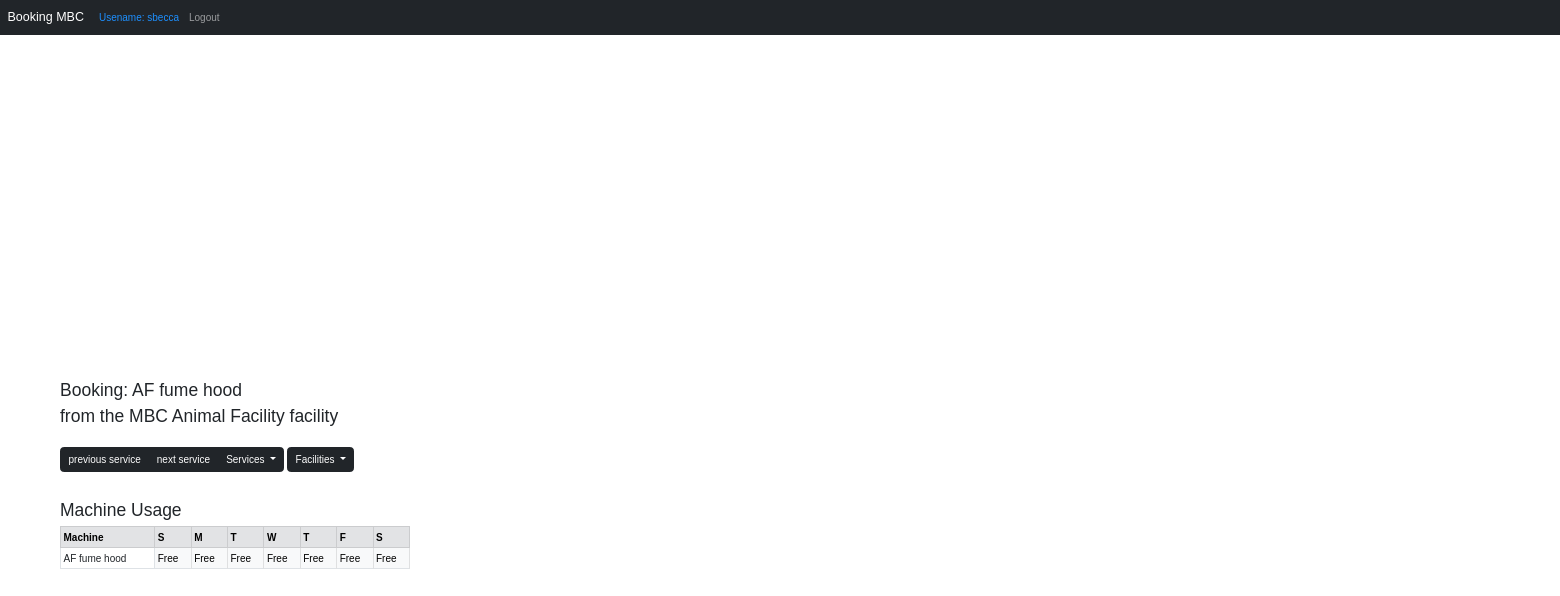
The app's page /CalendarApp/calendar_view (signed in) with its own data.
### UserApp/models.py (models this page shows, shortened)
class UserProfile(models.Model):
    user = models.OneToOneField(User, on_delete=models.CASCADE)
    group = models.ForeignKey(MBCGroup, null=True, on_delete=models.SET_NULL)
    machines4ThisUser = models.ManyToManyField(Machine, related_name='machines4ThisUser', blank=True)
    preferred_machine_name =  models.CharField(max_length=50)
    is_external = models.BooleanField(default=True, null=True, blank=True)

### CalendarApp/models.py (models this page shows, shortened)
class Machine(models.Model):
    machine_name = models.CharField(max_length=50)
    facility = models.CharField(max_length=100)
    is_open = models.BooleanField(default=True, null=True, blank=True)
    hourly_cost = models.DecimalField(max_digits=5, decimal_places=2)
    hourly_cost_assisted = models.DecimalField(max_digits=5, decimal_places=2)
    hourly_cost_external = models.DecimalField(max_digits=5, decimal_places=2)
    hourly_cost_external_assisted = models.DecimalField(max_digits=5, decimal_places=2)
    hourly_cost_buyer = models.DecimalField(default=0, max_digits=5, decimal_places=2, null=True, blank=True )

### CalendarApp/views.py (the view)
# urls.py: path('calendar_view', views.calendar_view, name='calendar_view'), #no / at the end otherwise it skips to subdirectory and JS does not find views
def calendar_view(request):
    user = request.user
    user_profile = UserProfile.objects.get(user=user)
    machine2Book_name = str(user_profile.preferred_machine_name)
    machines_allowed = user_profile.machines4ThisUser.all()
    current_facility = Machine.objects.get(machine_name=machine2Book_name).facility
    facilities4ThisUser = [m for m in set(str(machine.facility) for machine in machines_allowed)]
    otherMachinesInCurrentFacility = [str(machine.machine_name) for machine in machines_allowed if machine.facility == current_facility]
    context = prepare_bookings(user, user_profile, current_facility, facilities4ThisUser, machine2Book_name, otherMachinesInCurrentFacility)
    context['facility_usage_dict'] = calculate_percentage_of_workingday(user_profile, current_facility, timezone.now())
    return render(request, 'CalendarApp/week_view.html', context)

### CalendarApp/views.py (called while the page is built)
def get_previous_sunday_and_next_saturday(specific_date):
    idx=(specific_date.weekday()+1)%7
    sun = specific_date - timedelta(days=idx)
    sat=sun + timedelta(days=6)
    dates={'sat': sat, 'sun': sun}
    return dates

### CalendarApp/templates/CalendarApp/week_view.html (shortened to what this page needs)
{% extends 'base.html' %}
{% block content %}
{% load static %}
{% if user.is_authenticated %}
<div class="container mt-3">
  <head>
    <link rel="stylesheet" type="text/css" href="{% static 'CalendarApp/calendar_app_styles.css' %}">
  </head>
  <body>
      <div id='calendar-month'></div>
      <div id='change_machine'>
            <h3>Booking: {{ machine2BookName }} </h3>
            <h3>from the {{ facilityname }} facility</h3><br>
            <div class="btn-group" id="machines" role="group" aria-label="machines">
              <button id="previousServiceButton" type="button" class="btn btn-dark">previous service</button>
              <button id="nextServiceButton" type="button" class="btn btn-dark">next service</button>
              <button class="btn btn-dark dropdown-toggle" id="servicesdropdown" type="button" data-bs-toggle="dropdown" aria-expanded="false">
                Services
              </button>
            </div>
            <div class="btn-group" id='drpdown-facilities' rele="group" aria-label="facilities">
                  <button class="btn btn-dark dropdown-toggle" id="facilitiesdropdown" type="button" data-bs-toggle="dropdown" aria-expanded="false">
                    Facilities
                  </button>
            </div>
      </div>
      <div id='machine_usage'>
          <h3>Machine Usage </h3>
          <table class="table table-bordered table-sm" id="machinesTable">
              <thead>
                  <tr class="table-secondary">
                      <th>Machine</th><th>S</th><th>M</th><th>T</th><th>W</th><th>T</th><th>F</th><th>S</th>
                  </tr>
              </thead>
              <tbody>
                  {% for machine_name, daily_usage_in_a_week in facility_usage_dict.items %}
                      <tr>
                          <td>{{ machine_name }}</td>
                          {% for usage in daily_usage_in_a_week %}
                              {% if usage == 0 %}
                                  <td class="table-light">Free</td>
                              {% else %}
                                  <td class="{% if usage < 30 %}table-success{% elif usage < 60 %}table-warning{% else %}table-danger{% endif %}">{{ usage|floatformat:2 }}%</td>
                              {% endif %}
                          {% endfor %}
                      </tr>
                  {% endfor %}
              </tbody>
          </table>
      </div>
      <div id='calendar-week'</div>
  </body>
</div>
{% endif %}
{% endblock %}

### UserApp/templates/navbar.html (shortened to what this page needs)
<nav class="navbar navbar-expand-lg navbar-dark bg-dark">
  <div class="container-fluid">
    <a class="navbar-brand" href="{% url 'home' %}">Booking MBC</a>
    <div class="collapse navbar-collapse" id="navbarSupportedContent">
      <ul class="navbar-nav me-auto mb-2 mb-lg-0">
        {% if user.is_authenticated %}
        <li class="nav-item">
          <a class="nav-link" href="#" style="color: dodgerblue;">Usename: {{ user.username }}</a>
        </li>
        <li class="nav-item">
          <a class="nav-link" href="{% url 'logout' %}">Logout</a>
        </li>
        {% endif %}
      </ul>
    </div>
  </div>
</nav>

### CalendarApp/static/CalendarApp/calendar_app_styles.css (style rules this page uses)
html, body { margin: 0; padding: 0; font-family: Arial, Helvetica Neue, Helvetica, sans-serif; font-size: 10px; }
#calendar-month { width: 400px; height: 300px; top: 50px; left: 10px; position: absolute; }
#change_machine { width: 350px; height: 50px; top: 380px; left: 60px; position: absolute; }
#machine_usage { width: 350px; top: 500px; left: 60px; position: absolute; flex-grow: 1; overflow-y: auto; }
#calendar-week { width: 1250px; height: 800px; top: 50px; left: 450px; position: absolute; }

### records on screen
UserProfile: preferred_machine_name "AF fume hood"
Machine: facility "MBC Animal Facility", facility_usage_dict "AF fume hood"

### other values on screen
{{ user.username }} "sbecca"
